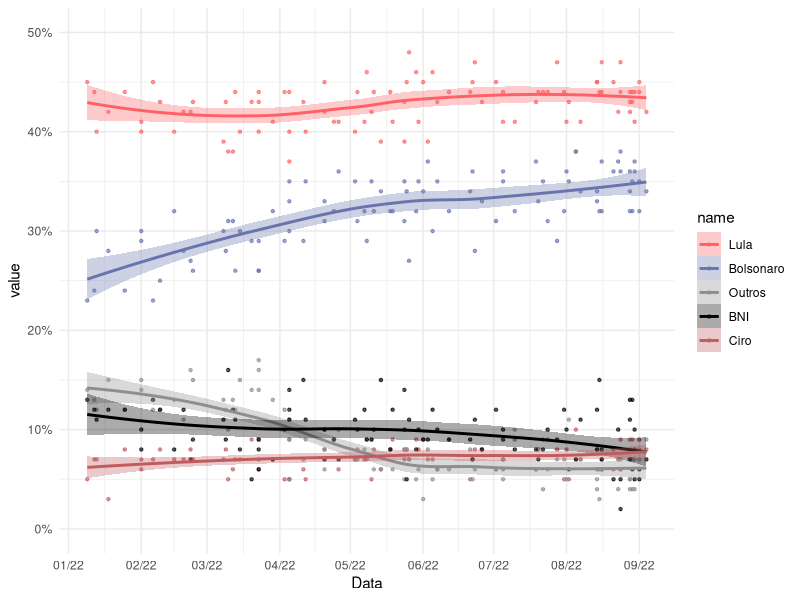
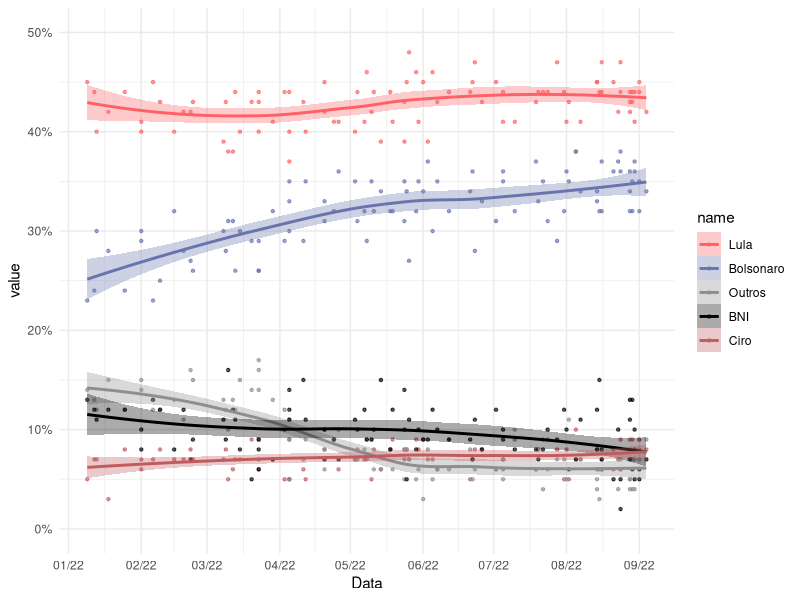

These charts were generated, in order, by the following R code:

# Configurar --------------------------------------------------------------

#-- bibliotecas
library(readxl)
library(tidyverse)
library(lubridate)

#-- lista de pesquisas
pesq <- read_csv("pesquisas_1t.csv")
exp = T

# Grafico -----------------------------------------------------------------

#-- argumento que controla o quão suave é a linah
span=.85

#-- gerar estimativas
results <- pesq %>%
  drop_na() %>% 
  mutate(Tebet = replace_na(Tebet, 0)) %>% 
  mutate(Data = as.Date(Data),
         Outros = Tebet+Outros) %>% 
  select(-Tebet) %>% 
  pivot_longer(cols=c(Lula:Ciro, Outros:BNI)) %>% 
  mutate(value = value/100) %>% 
  # retirar institutos de pesquisa
  filter(!(Instituto%in%c("Sigma", "Brasmarket",
                          "Futura"))) %>% 
  mutate(Data=as.numeric(Data)) %>% 
  nest(-name) %>%
  mutate(
    # loess calculation 
    m = purrr::map(data, loess,
                   formula = value ~ Data, span = span),
    # valores previstos
    fitted = purrr::map(m, `[[`, "fitted")) %>% 
  select(-m) %>%
  unnest()

# Cores dos candidatos
col=c( "#fd6166", "#6973ad",
       "#8E8E8E","#000000","#c05b5e")

results %>% 
  mutate(Data = as.Date(Data, origin="1970/1/1"),
         name = fct_relevel(name, "Lula", "Bolsonaro",
                "Outros", "BNI", "Ciro")) %>% 
  ggplot(aes(x = Data, y = value, group = name, color = name)) +
  geom_point(alpha=.66, size=.85) +
  #-- line e smooth geram a mesma linha aqui
  #-- smooth até gerar o s.e. automaticamente
  #geom_line(aes(y = fitted), size=1) +
  geom_smooth(se=T, alpha=.33, span=span, aes(fill=name)) +
  scale_fill_manual(
    values=col) +
  scale_color_manual(values=col) +
  scale_y_continuous(limits=c(0,.5), labels=scales::percent) +
  scale_x_date(date_breaks = "1 month", date_labels = "%m/%y") +
  theme_minimal()

if(exp) {
ggsave(paste0("./pdf/", 
              str_replace_all(Sys.time(), ":", "_"), "_NL.svg"), width=8, height=8)
}

#-- resultados gerais
results %>% 
  filter(Data==max(Data)) %>% 
  mutate(Data = as.Date(Data, origin="1970/1/1"))  %>% 
  mutate(name = fct_relevel(name, "Lula", "Bolsonaro",
         "Ciro", "BNI", "Outros")) %>%
  group_by(name) %>% 
  summarise(mean=mean(fitted)) %>% 
  mutate(mean=paste0(round(mean*100,1), "%")) 

#-- mais recentes
pesq %>% 
  mutate(r = rank(-as.numeric(Data))) %>% 
  filter(r <10) %>% 
  arrange(r) %>%
  select(Data, Instituto, Lula:BNI) %>% 
  mutate(text = paste(Data, Instituto, Lula, Bolsonaro, Ciro, Tebet, Outros, BNI, sep=" | ")) %>% 
  select(text)



